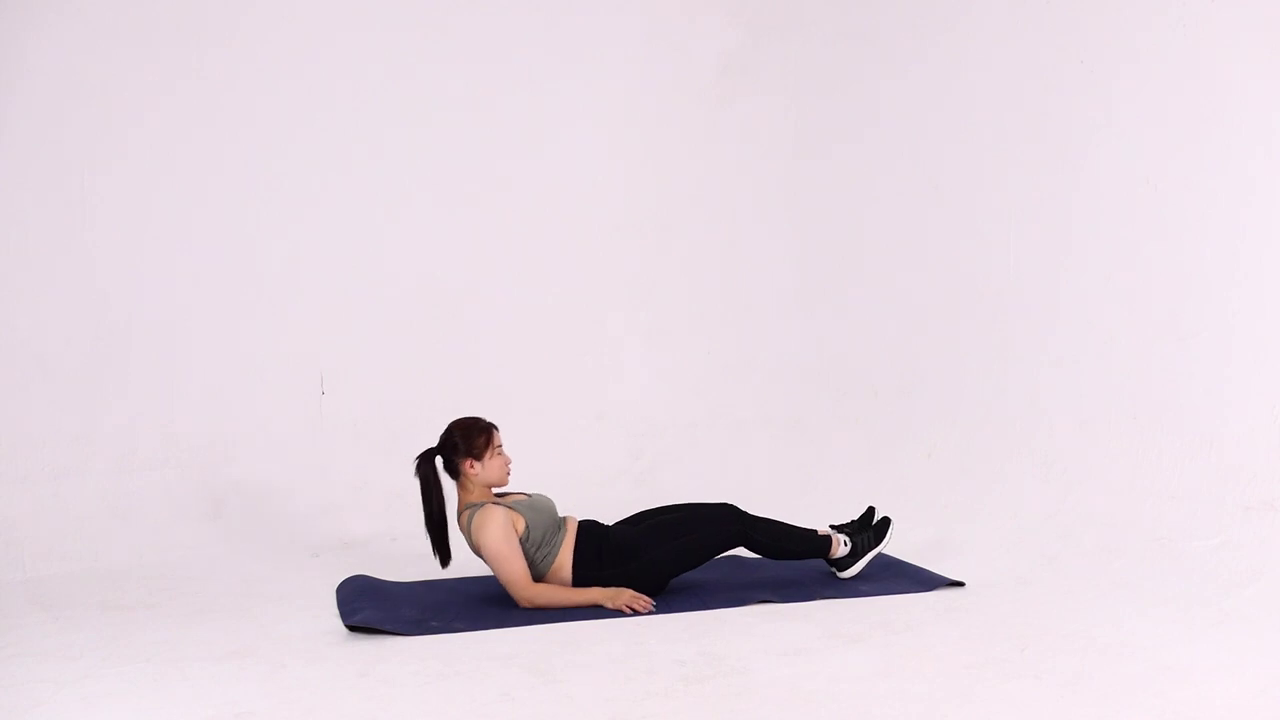
#> input picture Label_data/LIE/image_1047.png, 1280 x 720 px; its folder holds 4 pictures in this run
$ jupyter execute --allow-errors hog.ipynb
#> lines starting #> are read from the running program, lines starting #| are printed output that depends on the picture
[cell 1]
import cv2
import cv2
import numpy as np
import glob
import json
import pandas as pd

https://phamdinhkhanh.github.io/2019/11/22/HOG.html

[cell 2]
hog = cv2.HOGDescriptor()

SIZE_IMG = (75, 50)

# 1. Khai báo các tham số
cell_size = (8, 8)  # h x w in pixels
block_size = (2, 2)  # h x w in cells
nbins = 9  # number of orientation bins

# 2. Tính toán các tham số truyền vào HOGDescriptor
# winSize: Kích thước của bức ảnh được crop để chia hết cho cell size.
winSize = (SIZE_IMG[0] // cell_size[1] * cell_size[1], SIZE_IMG[1] // cell_size[0] * cell_size[0])
# blockSize: Kích thước của 1 block
blockSize = (block_size[1] * cell_size[1], block_size[0] * cell_size[0])
# blockStride: Số bước di chuyển của block khi thực hiện chuẩn hóa histogram bước 3
blockStride = (cell_size[1], cell_size[0])
print('Kích thước bức ảnh crop theo winSize (pixel): ', winSize)
print('Kích thước của 1 block (pixel): ', blockSize)
print('Kích thước của block stride (pixel): ', blockStride)

# 3. Compute HOG descriptor
hog = cv2.HOGDescriptor(_winSize=winSize,
                        _blockSize=blockSize,
                        _blockStride=blockStride,
                        _cellSize=cell_size,
                        _nbins=nbins)

[cell 3]
# cv2.imread(r"Label_data\LIE\fall001.jpg")
# 4. Load ảnh
img = cv2.imread(r"Label_data\LIE\fall001.jpg")
#> (the rest of this cell did not finish here and is left out)

[cell 4]
data_lie = glob.glob("./Label_data/LIE/*")
data_sit = glob.glob("./Label_data/SIT/*")
data_stand = glob.glob("./Label_data/STAND/*")

[cell 5]
lie = []
for i in data_lie:
    img = cv2.imread(i)
#> img is the input picture: shape (720, 1280, 3); mean B, G, R 222.8, 213.9, 226.7
    img = cv2.resize(img, SIZE_IMG)
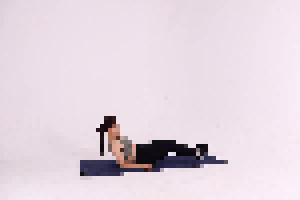
#> img: shape (50, 75, 3) (shown 4 times larger); mean B, G, R 222.7, 213.9, 226.6
    hist = hog.compute(img)
#> hist = 1440 values, max 0.488 at index 841, min 0.00102 at index 633, mean 0.142
    lie.append(hist)
#> pass 2 of the loop `for i in data_lie:`:
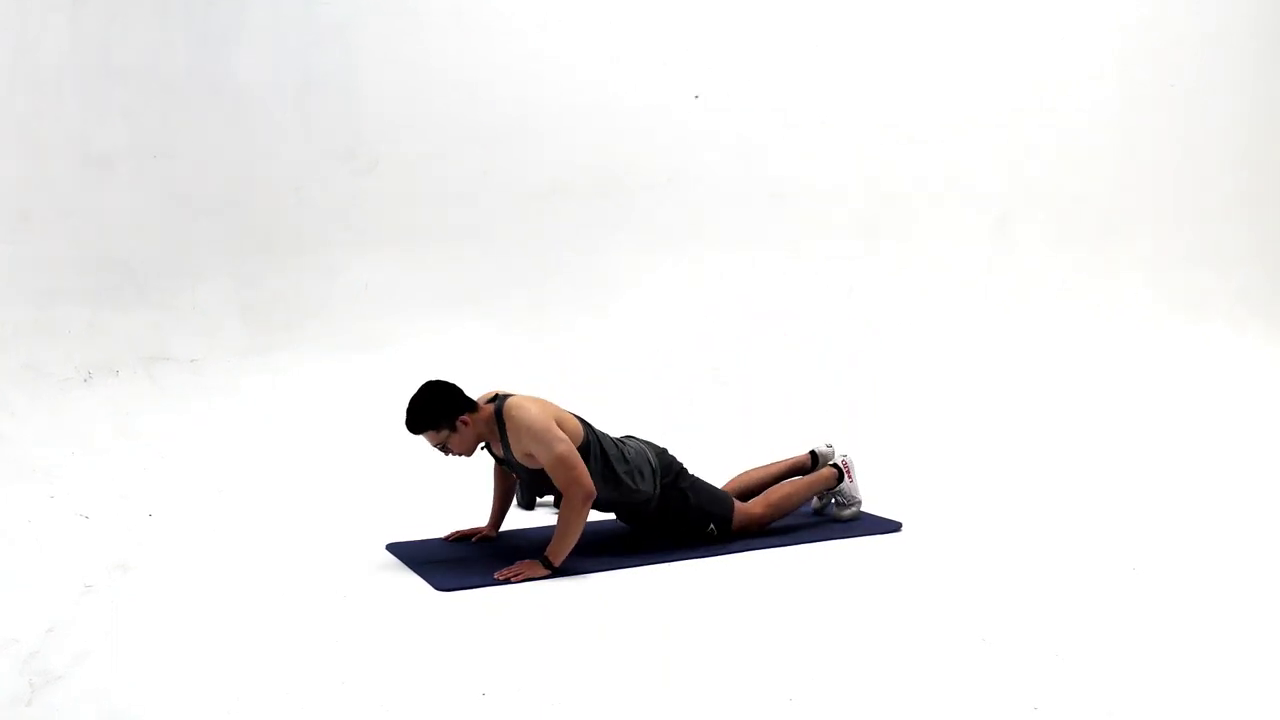
#> input picture Label_data/LIE/image_1062.png, 1280 x 720 px
#> img is the input picture: shape (720, 1280, 3); mean B, G, R 237.4, 237.7, 238.5
#> `img = cv2.resize(img, SIZE_IMG)`:
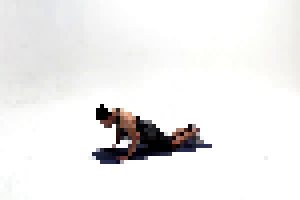
#> img: shape (50, 75, 3) (shown 4 times larger); mean B, G, R 237.5, 237.7, 238.5
#> hist = 1440 values, max 0.557 at index 1399, min 0 at index 149, mean 0.127
#> pass 3 of the loop `for i in data_lie:`:
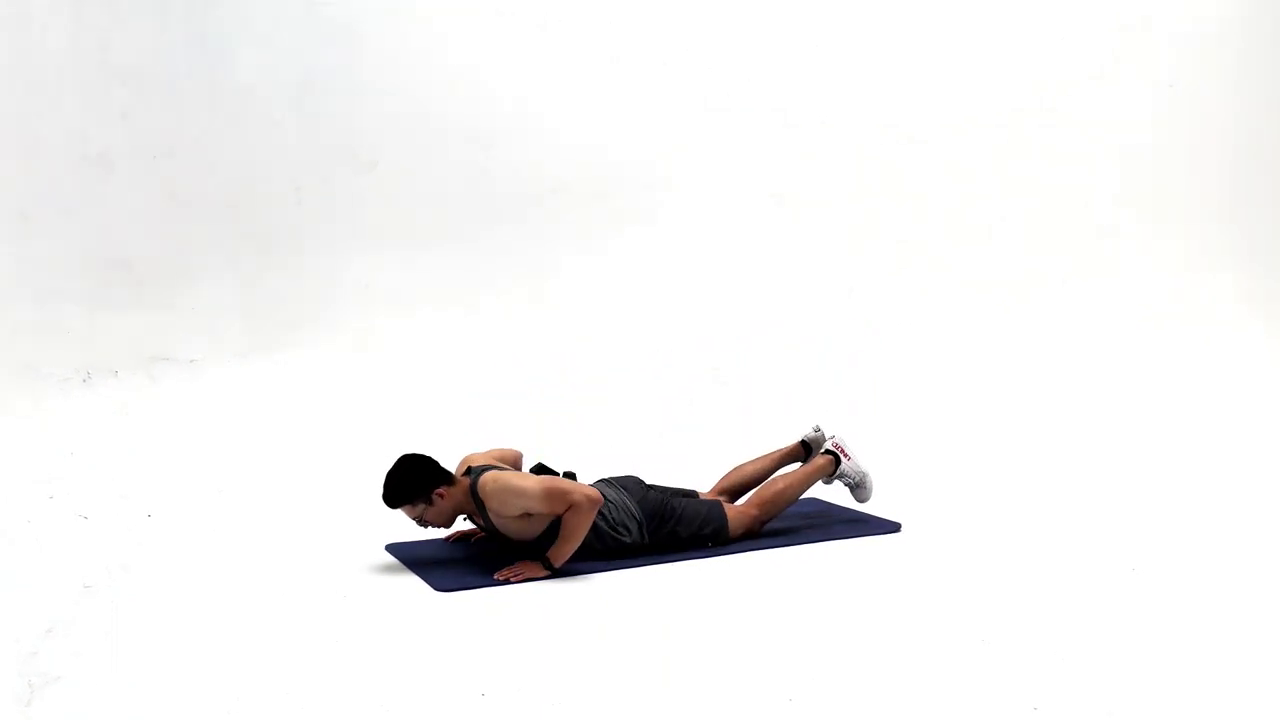
#> input picture Label_data/LIE/image_1064.png, 1280 x 720 px
#> img is the input picture: shape (720, 1280, 3); mean B, G, R 241.2, 241.4, 242.3
#> `img = cv2.resize(img, SIZE_IMG)`:
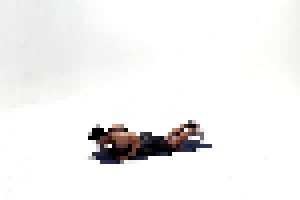
#> img: shape (50, 75, 3) (shown 4 times larger); mean B, G, R 241.2, 241.4, 242.2
#> hist = 1440 values, max 0.778 at index 1399, min 0 at index 122, mean 0.124
#> the loop made 4 passes; the first 3 are shown

[cell 6]
sit = []
#> sit = []
for i in data_sit:
    img = cv2.imread(i)
    img = cv2.resize(img, SIZE_IMG)
    hist = hog.compute(img)
    sit.append(hist)

[cell 7]
stand = []
for i in data_stand:
    img = cv2.imread(i)
    img = cv2.resize(img, SIZE_IMG)
    hist = hog.compute(img)
    stand.append(hist)

[cell 8]
sit = pd.DataFrame(sit)
#> sit = table of 0 rows and 0 columns
lie = pd.DataFrame(lie)
stand = pd.DataFrame(stand)
